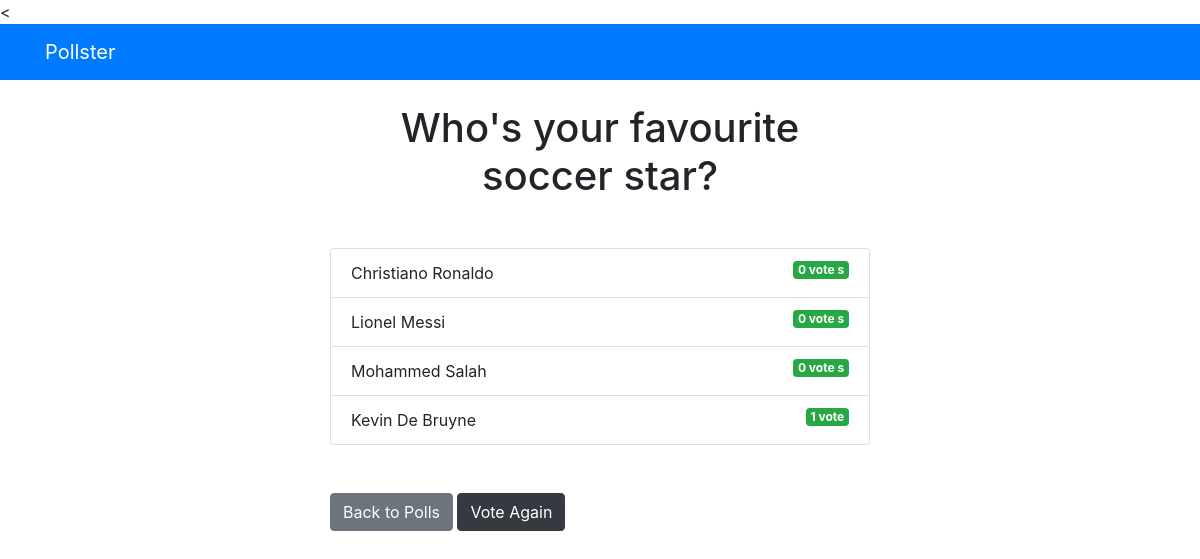
The app's page /polls/2/results/ with its own data.
### polls/models.py (models this page shows, shortened)
class Question(models.Model):
    question_text = models.CharField(max_length=200)
    pub_date = models.DateTimeField('date Published')

class Choice(models.Model):
    question = models.ForeignKey(Question, on_delete=models.CASCADE)
    choice_text = models.CharField(max_length=200)
    votes = models.IntegerField(default=0)

### polls/views.py (the view)
# urls.py: path('<int:question_id>/results/', views.results, name='results'),
def results(request, question_id):
    question = get_object_or_404(Question, pk=question_id)
    return render(request, 'polls/results.html', {'question':question})

### templates/polls/results.html
{%extends 'base.html'%}
{% block content %}
<h1 class="text-center mb-5">{{question.question_text}}</h1>
        <ul class="list-group mb-5">
            {% for choice in question.choice_set.all %}
              <li class="list-group-item">
                  {{choice.choice_text}}  <span class="badge badge-success float-right">
                      {{choice.votes}} vote {{choice.votes | pluralize}}
                  </span>
              </li>
              {% endfor %}
        </ul>
    <a class="btn btn-secondary" href="{% url 'polls:index' %}">Back to Polls</a>
    <a class="btn btn-dark" href="{% url 'polls:detail' question.id %}">Vote Again</a>
{% endblock %}

### templates/base.html (shortened to what this page needs)
{% load static %}
<!DOCTYPE html>
<html lang="en">
<head>
    <link rel="stylesheet" type="text/css" href="{% static 'all.css' %}">
    <link rel="stylesheet" type="text/css" href="{% static "bootstrap.css" %}">
</head>
<body>
    {% include 'partials/_navbar.html' %}
    <div class="container">
        <div class="row">
            <div class="col-md-6 m-auto">
                {% block content %}
                {% endblock %}
            </div>
        </div>
    </div>
</body>
</html>
</html>

### templates/partials/_navbar.html
<<nav class="navbar navbar-dark bg-primary mb-4 ">
<div class="container">
  <a class="navbar-brand" href="/">Pollster</a>
  </div>
</nav>

### records on screen
Question: question_text "Who's your favourite soccer star?"
Choice: choice_text "Christiano Ronaldo", votes "0", votes|pluralize "s"
Choice: choice_text "Lionel Messi", votes "0", votes|pluralize "s"
Choice: choice_text "Mohammed Salah", votes "0", votes|pluralize "s"
Choice: choice_text "Kevin De Bruyne", votes "1"
